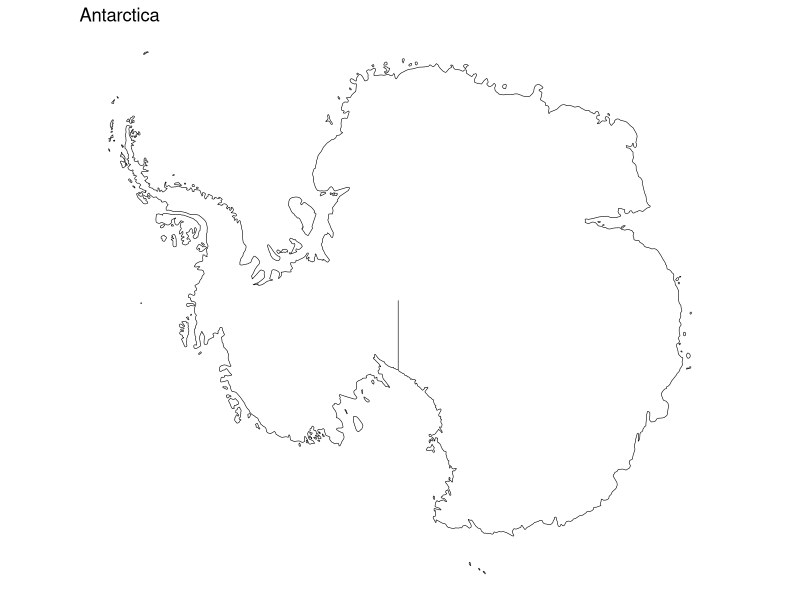

Write the R code that produced this figure.
#Import libraries
library(ggplot2)
library(dplyr)
library(sf)
library(rnaturalearth)
library(rnaturalearthdata)

#Get world map as an sf object
world <- ne_countries(scale = "medium", returnclass = "sf")

#Filter only for Antarctica
Antarctica <- world %>% filter(continent == "Antarctica")

#Plot Antarctica
ggplot(Antarctica) +
  geom_sf(fill = "white", color = "black") +
  coord_sf(crs = st_crs("+proj=laea +lat_0=-90")) +  #polar projection
  theme_void() +
  ggtitle("Antarctica")
